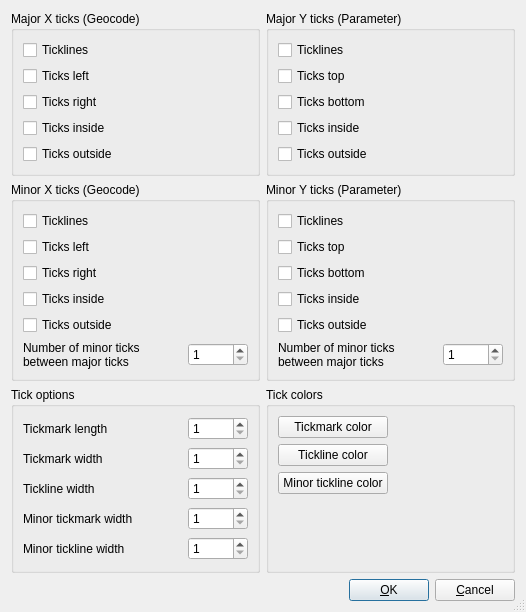
<?xml version="1.0" encoding="UTF-8"?>
<ui version="4.0">
 <class>SetTickOptionsDialog</class>
 <widget class="QDialog" name="SetTickOptionsDialog">
  <property name="geometry">
   <rect>
    <x>0</x>
    <y>0</y>
    <width>526</width>
    <height>612</height>
   </rect>
  </property>
  <property name="windowTitle">
   <string>Tick options</string>
  </property>
  <property name="sizeGripEnabled">
   <bool>true</bool>
  </property>
  <layout class="QGridLayout" name="gridLayout_7">
   <item row="0" column="0">
    <widget class="QGroupBox" name="groupBox_5">
     <property name="title">
      <string>Major X ticks (Geocode)</string>
     </property>
     <layout class="QGridLayout" name="gridLayout_5">
      <item row="0" column="0">
       <widget class="QCheckBox" name="drawMajorXTicklines_checkBox">
        <property name="text">
         <string>Ticklines</string>
        </property>
       </widget>
      </item>
      <item row="1" column="0">
       <widget class="QCheckBox" name="drawMajorXTicksLeft_checkBox">
        <property name="text">
         <string>Ticks left</string>
        </property>
       </widget>
      </item>
      <item row="2" column="0">
       <widget class="QCheckBox" name="drawMajorXTicksRight_checkBox">
        <property name="text">
         <string>Ticks right</string>
        </property>
       </widget>
      </item>
      <item row="3" column="0">
       <widget class="QCheckBox" name="drawMajorXTicksInside_checkBox">
        <property name="text">
         <string>Ticks inside</string>
        </property>
       </widget>
      </item>
      <item row="4" column="0">
       <widget class="QCheckBox" name="drawMajorXTicksOutside_checkBox">
        <property name="text">
         <string>Ticks outside</string>
        </property>
       </widget>
      </item>
     </layout>
    </widget>
   </item>
   <item row="0" column="1">
    <widget class="QGroupBox" name="groupBox_4">
     <property name="title">
      <string>Major Y ticks (Parameter)</string>
     </property>
     <layout class="QGridLayout" name="gridLayout_4">
      <item row="0" column="0">
       <widget class="QCheckBox" name="drawMajorYTicklines_checkBox">
        <property name="text">
         <string>Ticklines</string>
        </property>
       </widget>
      </item>
      <item row="1" column="0">
       <widget class="QCheckBox" name="drawMajorYTicksTop_checkBox">
        <property name="text">
         <string>Ticks top</string>
        </property>
       </widget>
      </item>
      <item row="2" column="0">
       <widget class="QCheckBox" name="drawMajorYTicksBottom_checkBox">
        <property name="text">
         <string>Ticks bottom</string>
        </property>
       </widget>
      </item>
      <item row="3" column="0">
       <widget class="QCheckBox" name="drawMajorYTicksInside_checkBox">
        <property name="text">
         <string>Ticks inside</string>
        </property>
       </widget>
      </item>
      <item row="4" column="0">
       <widget class="QCheckBox" name="drawMajorYTicksOutside_checkBox">
        <property name="text">
         <string>Ticks outside</string>
        </property>
       </widget>
      </item>
     </layout>
    </widget>
   </item>
   <item row="1" column="0">
    <widget class="QGroupBox" name="groupBox">
     <property name="title">
      <string>Minor X ticks (Geocode)</string>
     </property>
     <layout class="QGridLayout" name="gridLayout_2">
      <item row="0" column="0">
       <widget class="QCheckBox" name="drawMinorXTicklines_checkBox">
        <property name="text">
         <string>Ticklines</string>
        </property>
       </widget>
      </item>
      <item row="1" column="0">
       <widget class="QCheckBox" name="drawMinorXTicksLeft_checkBox">
        <property name="text">
         <string>Ticks left</string>
        </property>
       </widget>
      </item>
      <item row="2" column="0">
       <widget class="QCheckBox" name="drawMinorXTicksRight_checkBox">
        <property name="text">
         <string>Ticks right</string>
        </property>
       </widget>
      </item>
      <item row="3" column="0">
       <widget class="QCheckBox" name="drawMinorXTicksInside_checkBox">
        <property name="text">
         <string>Ticks inside</string>
        </property>
       </widget>
      </item>
      <item row="4" column="0">
       <widget class="QCheckBox" name="drawMinorXTicksOutside_checkBox">
        <property name="text">
         <string>Ticks outside</string>
        </property>
       </widget>
      </item>
      <item row="5" column="0">
       <layout class="QHBoxLayout" name="horizontalLayout_3">
        <item>
         <widget class="QLabel" name="label">
          <property name="text">
           <string>Number of minor ticks
between major ticks</string>
          </property>
          <property name="wordWrap">
           <bool>true</bool>
          </property>
         </widget>
        </item>
        <item>
         <widget class="QSpinBox" name="numMinorXTicks_spinBox">
          <property name="maximumSize">
           <size>
            <width>60</width>
            <height>16777215</height>
           </size>
          </property>
          <property name="minimum">
           <number>1</number>
          </property>
          <property name="maximum">
           <number>20</number>
          </property>
         </widget>
        </item>
       </layout>
      </item>
     </layout>
    </widget>
   </item>
   <item row="1" column="1">
    <widget class="QGroupBox" name="groupBox_2">
     <property name="title">
      <string>Minor Y ticks (Parameter)</string>
     </property>
     <layout class="QGridLayout" name="gridLayout_3">
      <item row="0" column="0">
       <widget class="QCheckBox" name="drawMinorYTicklines_checkBox">
        <property name="text">
         <string>Ticklines</string>
        </property>
       </widget>
      </item>
      <item row="1" column="0">
       <widget class="QCheckBox" name="drawMinorYTicksTop_checkBox">
        <property name="text">
         <string>Ticks top</string>
        </property>
       </widget>
      </item>
      <item row="2" column="0">
       <widget class="QCheckBox" name="drawMinorYTicksBottom_checkBox">
        <property name="text">
         <string>Ticks bottom</string>
        </property>
       </widget>
      </item>
      <item row="3" column="0">
       <widget class="QCheckBox" name="drawMinorYTicksInside_checkBox">
        <property name="text">
         <string>Ticks inside</string>
        </property>
       </widget>
      </item>
      <item row="4" column="0">
       <widget class="QCheckBox" name="drawMinorYTicksOutside_checkBox">
        <property name="text">
         <string>Ticks outside</string>
        </property>
       </widget>
      </item>
      <item row="5" column="0">
       <layout class="QHBoxLayout" name="horizontalLayout_2">
        <item>
         <widget class="QLabel" name="label_2">
          <property name="text">
           <string>Number of minor ticks
between major ticks</string>
          </property>
          <property name="wordWrap">
           <bool>true</bool>
          </property>
         </widget>
        </item>
        <item>
         <widget class="QSpinBox" name="numMinorYTicks_spinBox">
          <property name="maximumSize">
           <size>
            <width>60</width>
            <height>16777215</height>
           </size>
          </property>
          <property name="minimum">
           <number>1</number>
          </property>
          <property name="maximum">
           <number>20</number>
          </property>
         </widget>
        </item>
       </layout>
      </item>
     </layout>
    </widget>
   </item>
   <item row="2" column="0">
    <widget class="QGroupBox" name="groupBox_3">
     <property name="title">
      <string>Tick options</string>
     </property>
     <layout class="QGridLayout" name="gridLayout">
      <item row="0" column="0">
       <widget class="QLabel" name="label_4">
        <property name="text">
         <string>Tickmark length</string>
        </property>
       </widget>
      </item>
      <item row="0" column="1">
       <widget class="QSpinBox" name="TickmarkLength_spinBox">
        <property name="maximumSize">
         <size>
          <width>60</width>
          <height>16777215</height>
         </size>
        </property>
        <property name="minimum">
         <number>1</number>
        </property>
        <property name="maximum">
         <number>20</number>
        </property>
       </widget>
      </item>
      <item row="1" column="0">
       <widget class="QLabel" name="label_5">
        <property name="text">
         <string>Tickmark width</string>
        </property>
       </widget>
      </item>
      <item row="1" column="1">
       <widget class="QSpinBox" name="TickmarkWidth_spinBox">
        <property name="maximumSize">
         <size>
          <width>60</width>
          <height>16777215</height>
         </size>
        </property>
        <property name="minimum">
         <number>1</number>
        </property>
        <property name="maximum">
         <number>20</number>
        </property>
       </widget>
      </item>
      <item row="2" column="0">
       <widget class="QLabel" name="label_6">
        <property name="text">
         <string>Tickline width</string>
        </property>
       </widget>
      </item>
      <item row="2" column="1">
       <widget class="QSpinBox" name="TicklineWidth_spinBox">
        <property name="maximumSize">
         <size>
          <width>60</width>
          <height>16777215</height>
         </size>
        </property>
        <property name="minimum">
         <number>1</number>
        </property>
        <property name="maximum">
         <number>20</number>
        </property>
       </widget>
      </item>
      <item row="3" column="0">
       <widget class="QLabel" name="label_7">
        <property name="text">
         <string>Minor tickmark width</string>
        </property>
       </widget>
      </item>
      <item row="3" column="1">
       <widget class="QSpinBox" name="MinorTickmarkWidth_spinBox">
        <property name="maximumSize">
         <size>
          <width>60</width>
          <height>16777215</height>
         </size>
        </property>
        <property name="minimum">
         <number>1</number>
        </property>
        <property name="maximum">
         <number>20</number>
        </property>
       </widget>
      </item>
      <item row="4" column="0">
       <widget class="QLabel" name="label_8">
        <property name="text">
         <string>Minor tickline width</string>
        </property>
       </widget>
      </item>
      <item row="4" column="1">
       <widget class="QSpinBox" name="MinorTicklineWidth_spinBox">
        <property name="maximumSize">
         <size>
          <width>60</width>
          <height>16777215</height>
         </size>
        </property>
        <property name="minimum">
         <number>1</number>
        </property>
        <property name="maximum">
         <number>20</number>
        </property>
       </widget>
      </item>
     </layout>
    </widget>
   </item>
   <item row="3" column="0" colspan="2">
    <layout class="QHBoxLayout">
     <item>
      <spacer>
       <property name="orientation">
        <enum>Qt::Horizontal</enum>
       </property>
       <property name="sizeHint" stdset="0">
        <size>
         <width>40</width>
         <height>20</height>
        </size>
       </property>
      </spacer>
     </item>
     <item>
      <widget class="QPushButton" name="OK_pushButton">
       <property name="text">
        <string>&amp;OK</string>
       </property>
       <property name="default">
        <bool>true</bool>
       </property>
      </widget>
     </item>
     <item>
      <widget class="QPushButton" name="Cancel_pushButton">
       <property name="text">
        <string>&amp;Cancel</string>
       </property>
      </widget>
     </item>
    </layout>
   </item>
   <item row="2" column="1">
    <widget class="QGroupBox" name="TickColors_groupBox">
     <property name="title">
      <string>Tick colors</string>
     </property>
     <layout class="QGridLayout" name="gridLayout_6">
      <item row="0" column="0">
       <widget class="QPushButton" name="TickmarkColor_pushButton">
        <property name="text">
         <string>Tickmark color</string>
        </property>
       </widget>
      </item>
      <item row="0" column="1">
       <widget class="QFrame" name="TickmarkColor_frame">
        <property name="minimumSize">
         <size>
          <width>50</width>
          <height>0</height>
         </size>
        </property>
        <property name="frameShape">
         <enum>QFrame::NoFrame</enum>
        </property>
        <property name="frameShadow">
         <enum>QFrame::Raised</enum>
        </property>
       </widget>
      </item>
      <item row="1" column="0">
       <widget class="QPushButton" name="TicklineColor_pushButton">
        <property name="text">
         <string>Tickline color</string>
        </property>
       </widget>
      </item>
      <item row="1" column="1">
       <widget class="QFrame" name="TicklineColor_frame">
        <property name="minimumSize">
         <size>
          <width>50</width>
          <height>0</height>
         </size>
        </property>
        <property name="frameShape">
         <enum>QFrame::NoFrame</enum>
        </property>
        <property name="frameShadow">
         <enum>QFrame::Raised</enum>
        </property>
       </widget>
      </item>
      <item row="2" column="0">
       <widget class="QPushButton" name="MinorTicklineColor_pushButton">
        <property name="text">
         <string>Minor tickline color</string>
        </property>
       </widget>
      </item>
      <item row="2" column="1">
       <widget class="QFrame" name="MinorTicklineColor_frame">
        <property name="minimumSize">
         <size>
          <width>50</width>
          <height>0</height>
         </size>
        </property>
        <property name="frameShape">
         <enum>QFrame::NoFrame</enum>
        </property>
        <property name="frameShadow">
         <enum>QFrame::Raised</enum>
        </property>
       </widget>
      </item>
      <item row="3" column="0">
       <spacer name="verticalSpacer">
        <property name="orientation">
         <enum>Qt::Vertical</enum>
        </property>
        <property name="sizeHint" stdset="0">
         <size>
          <width>20</width>
          <height>60</height>
         </size>
        </property>
       </spacer>
      </item>
     </layout>
    </widget>
   </item>
  </layout>
 </widget>
 <tabstops>
  <tabstop>drawMajorXTicklines_checkBox</tabstop>
  <tabstop>drawMajorXTicksLeft_checkBox</tabstop>
  <tabstop>drawMajorXTicksRight_checkBox</tabstop>
  <tabstop>drawMajorXTicksInside_checkBox</tabstop>
  <tabstop>drawMajorXTicksOutside_checkBox</tabstop>
  <tabstop>drawMajorYTicklines_checkBox</tabstop>
  <tabstop>drawMajorYTicksTop_checkBox</tabstop>
  <tabstop>drawMajorYTicksBottom_checkBox</tabstop>
  <tabstop>drawMajorYTicksInside_checkBox</tabstop>
  <tabstop>drawMajorYTicksOutside_checkBox</tabstop>
  <tabstop>drawMinorXTicklines_checkBox</tabstop>
  <tabstop>drawMinorXTicksLeft_checkBox</tabstop>
  <tabstop>drawMinorXTicksRight_checkBox</tabstop>
  <tabstop>drawMinorXTicksInside_checkBox</tabstop>
  <tabstop>drawMinorXTicksOutside_checkBox</tabstop>
  <tabstop>numMinorXTicks_spinBox</tabstop>
  <tabstop>drawMinorYTicklines_checkBox</tabstop>
  <tabstop>drawMinorYTicksTop_checkBox</tabstop>
  <tabstop>drawMinorYTicksBottom_checkBox</tabstop>
  <tabstop>drawMinorYTicksInside_checkBox</tabstop>
  <tabstop>drawMinorYTicksOutside_checkBox</tabstop>
  <tabstop>numMinorYTicks_spinBox</tabstop>
  <tabstop>TickmarkLength_spinBox</tabstop>
  <tabstop>TickmarkWidth_spinBox</tabstop>
  <tabstop>TicklineWidth_spinBox</tabstop>
  <tabstop>MinorTickmarkWidth_spinBox</tabstop>
  <tabstop>MinorTicklineWidth_spinBox</tabstop>
  <tabstop>TickmarkColor_pushButton</tabstop>
  <tabstop>TicklineColor_pushButton</tabstop>
  <tabstop>MinorTicklineColor_pushButton</tabstop>
  <tabstop>OK_pushButton</tabstop>
  <tabstop>Cancel_pushButton</tabstop>
 </tabstops>
 <resources/>
 <connections/>
</ui>
